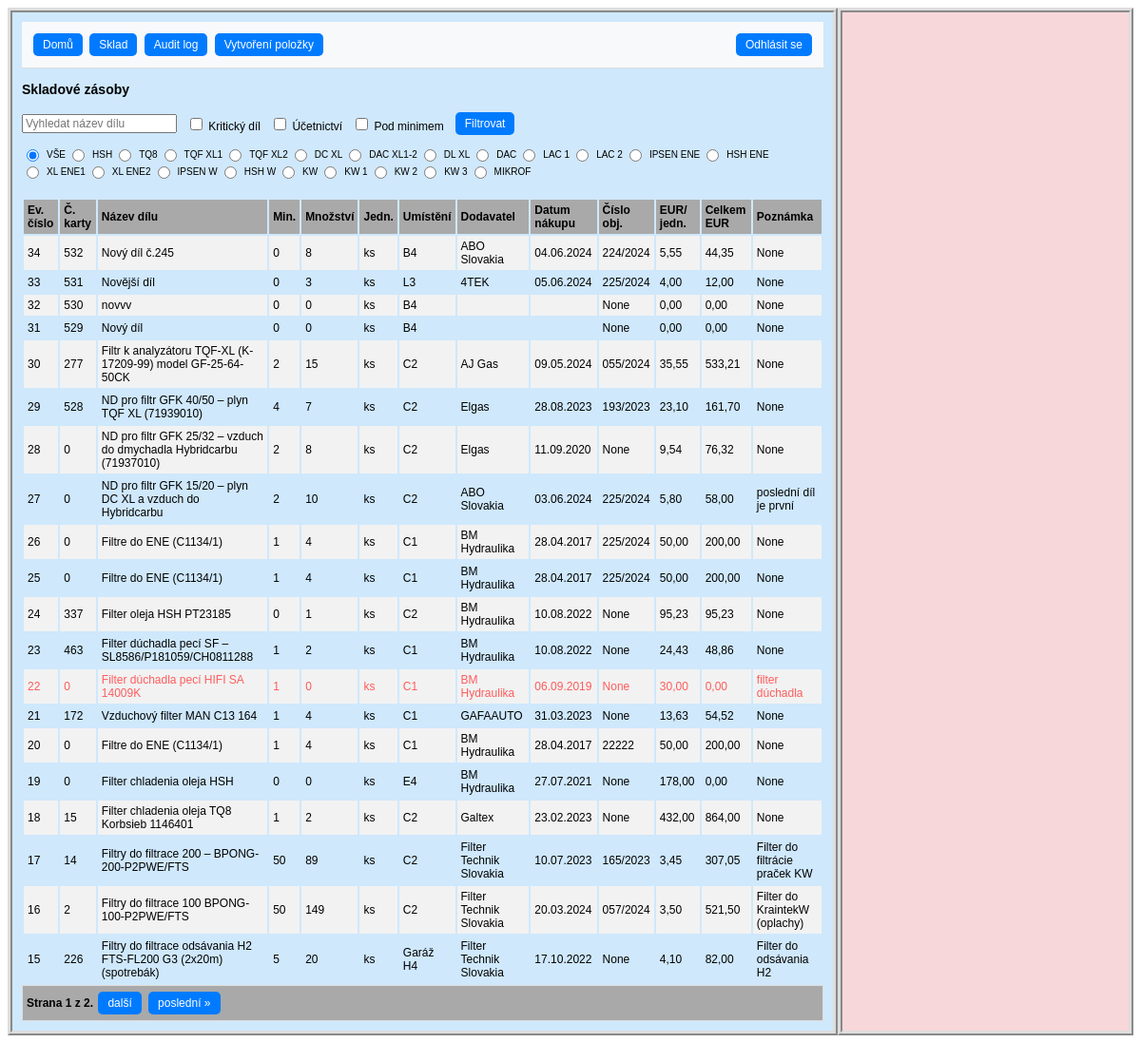
The app's page /sklad/ (signed in) with its own data.
### hpm_sklad/models.py (models this page shows, shortened)
class Sklad(models.Model):
    class Meta:
        ordering = ["-evidencni_cislo"]
        verbose_name_plural = "Skladové položky"
    JEDNOTKY_CHOICES = [
        ('ks', 'kus'),
        ('kg', 'kilogram'),
        ('par', 'pár'),
        ('l', 'litr'),
        ('m', 'metr'),
        ('baleni', 'balení'),
    ]
    evidencni_cislo = models.AutoField(primary_key=True, verbose_name="Evidenční číslo")
    interne_cislo = models.IntegerField(null=True, verbose_name="Číslo karty")
    objednano = models.CharField(max_length=100, null=True, blank=True, verbose_name="Objednáno?")
    nazev_dilu = models.CharField(max_length=100, verbose_name="Název dílu")
    min_mnozstvi_ks = models.PositiveIntegerField(default=0, verbose_name="Minimum")
    mnozstvi = models.PositiveIntegerField(default=0, verbose_name="Množství")
    jednotky = models.CharField(max_length=10, choices=JEDNOTKY_CHOICES, default='ks', verbose_name="Jednotky")
    umisteni = models.CharField(max_length=25, verbose_name="Umístění")
    dodavatel = models.CharField(max_length=70, null=True, blank=True, verbose_name="Dodavatel")
    datum_nakupu = models.DateField(null=True, blank=True, verbose_name="Datum nákupu")
    cislo_objednavky = models.CharField(max_length=20, null=True, blank=True, verbose_name="Číslo objednávky")
    jednotkova_cena_eur = models.FloatField(default=0.0, validators=[MinValueValidator(0.0)], verbose_name="EUR/jednotka")
    celkova_cena_eur = models.FloatField(default=0.0, validators=[MinValueValidator(0.0)], verbose_name="Celkem EUR")
    poznamka = models.CharField(null=True, blank=True, max_length=200, verbose_name="Poznámka")
    ucetnictvi = models.BooleanField(default=True, verbose_name="Účetnictví")
    kriticky_dil = models.BooleanField(default=False, verbose_name="Kritický díl")
    hsh = models.BooleanField(default=False, verbose_name="HSH")
    tq8 = models.BooleanField(default=False, verbose_name="TQ8")
    tqf_xl1 = models.BooleanField(default=False, verbose_name="TQF XL1")
    tqf_xl2 = models.BooleanField(default=False, verbose_name="TQF XL2")
    dc_xl = models.BooleanField(default=False, verbose_name="DC XL")
    dac_xl1_2 = models.BooleanField(default=False, verbose_name="DAC XL1-2")
    dl_xl = models.BooleanField(default=False, verbose_name="DL XL")
    dac = models.BooleanField(default=False, verbose_name="DAC")
    lac_1 = models.BooleanField(default=False, verbose_name="LAC 1")
    lac_2 = models.BooleanField(default=False, verbose_name="LAC 2")
    ipsen_ene = models.BooleanField(default=False, verbose_name="IPSEN ENE")
    hsh_ene = models.BooleanField(default=False, verbose_name="HSH ENE")
    xl_ene1 = models.BooleanField(default=False, verbose_name="XL ENE1")
    xl_ene2 = models.BooleanField(default=False, verbose_name="XL ENE2")
    ipsen_w = models.BooleanField(default=False, verbose_name="IPSEN W")
    hsh_w = models.BooleanField(default=False, verbose_name="HSH W")
    kw = models.BooleanField(default=False, verbose_name="KW")
    kw1 = models.BooleanField(default=False, verbose_name="KW 1")
    kw2 = models.BooleanField(default=False, verbose_name="KW 2")
    kw3 = models.BooleanField(default=False, verbose_name="KW 3")
    mikrof = models.BooleanField(default=False, verbose_name="MIKROF")
    history = HistoricalRecords()
    @property
    def pod_minimem(self):
        return self.mnozstvi < self.min_mnozstvi_ks

### hpm_sklad/views.py (the view)
# urls.py: path('sklad/', views.SkladListView.as_view(), name='sklad'),
class SkladListView(LoginRequiredMixin, ListView):
    model = Sklad
    template_name = 'hpm_sklad/sklad.html'
    paginate_by = 20
    def get_context_data(self, **kwargs):
        context = super().get_context_data(**kwargs)
        selected_ev_cislo = self.request.GET.get('selected', None)
        if selected_ev_cislo:
            context['selected_item'] = get_object_or_404(Sklad, evidencni_cislo=selected_ev_cislo)
        else:
            context['selected_item'] = None
        return context
    def get_queryset(self):
        queryset = Sklad.objects.all()
        query = self.request.GET.get('q')
        if query:
            queryset = queryset.filter(nazev_dilu__icontains=query)
        filters = {
            'kriticky_dil': self.request.GET.get('kriticky_dil'),
            'ucetnictvi': self.request.GET.get('ucetnictvi'),
        }
        for field, value in filters.items():
            if value == 'on':
                queryset = queryset.filter(**{field: True})
        radio_filter = self.request.GET.get('radio_filter')
        if radio_filter:
            queryset = queryset.filter(**{radio_filter: True})
        pod_minimem = self.request.GET.get('pod_minimem')
        if pod_minimem == 'on':
            queryset = [obj for obj in queryset if obj.pod_minimem]
        return queryset

### hpm_sklad/templates/hpm_sklad/sklad.html (shortened to what this page needs)
{% extends "hpm_sklad/base_left_right_column.html" %}
{% load static %}
{% block navbar %}
<nav class="navbar">
    <div class="navbar-left">
        {% include "hpm_sklad/navbar.html" %}
        {% if perms.hpm_sklad.add_sklad %}
            <a class="button nav-item" href="javascript:void(0);" onclick="loadForm('{% url 'create_sklad' %}')">Vytvoření položky</a>
        {% endif %}
    </div>
    <div class="navbar-right">
        {% include "hpm_sklad/login.html" %}
    </div>
</nav>
{% endblock %}
{% block left_content %}
<h3 class="text-center">Skladové zásoby</h3>
    <form method="GET" action="" class="search-form">
        <div class="search-group">
            <input class="search" type="text" name="q" placeholder="Vyhledat název dílu" value="{{ request.GET.q }}">
            <label>
                <input type="checkbox" name="kriticky_dil" {% if request.GET.kriticky_dil == 'on' %}checked{% endif %}> Kritický díl
            </label>
            <label>
                <input type="checkbox" name="ucetnictvi" {% if request.GET.ucetnictvi == 'on' %}checked{% endif %}> Účetnictví
            </label>
            <label>
                <input type="checkbox" name="pod_minimem" {% if request.GET.pod_minimem == 'on' %}checked{% endif %}> Pod minimem
            </label>
            <button class="search nav-item" type="submit">Filtrovat</button>
        </div>
        <div class="radio-group">
            <label>
                <input type="radio" name="radio_filter" value="" {% if not request.GET.radio_filter or request.GET.radio_filter == '' %}checked{% endif %}> VŠE
            </label>
            <label>
                <input type="radio" name="radio_filter" value="hsh" {% if request.GET.radio_filter == 'hsh' %}checked{% endif %}> HSH
            </label>
            <label>
                <input type="radio" name="radio_filter" value="tq8" {% if request.GET.radio_filter == 'tq8' %}checked{% endif %}> TQ8
            </label>
            <label>
                <input type="radio" name="radio_filter" value="tqf_xl1" {% if request.GET.radio_filter == 'tqf_xl1' %}checked{% endif %}> TQF XL1
            </label>
            <label>
                <input type="radio" name="radio_filter" value="tqf_xl2" {% if request.GET.radio_filter == 'tqf_xl2' %}checked{% endif %}> TQF XL2
            </label>
            <label>
                <input type="radio" name="radio_filter" value="dc_xl" {% if request.GET.radio_filter == 'dc_xl' %}checked{% endif %}> DC XL
            </label>
            <label>
                <input type="radio" name="radio_filter" value="dac_xl1_2" {% if request.GET.radio_filter == 'dac_xl1_2' %}checked{% endif %}> DAC XL1-2
            </label>
            <label>
                <input type="radio" name="radio_filter" value="dl_xl" {% if request.GET.radio_filter == 'dl_xl' %}checked{% endif %}> DL XL
            </label>
            <label>
                <input type="radio" name="radio_filter" value="dac" {% if request.GET.radio_filter == 'dac' %}checked{% endif %}> DAC
            </label>
            <label>
                <input type="radio" name="radio_filter" value="lac_1" {% if request.GET.radio_filter == 'lac_1' %}checked{% endif %}> LAC 1
            </label>
            <label>
                <input type="radio" name="radio_filter" value="lac_2" {% if request.GET.radio_filter == 'lac_2' %}checked{% endif %}> LAC 2
            </label>
            <label>
                <input type="radio" name="radio_filter" value="ipsen_ene" {% if request.GET.radio_filter == 'ipsen_ene' %}checked{% endif %}> IPSEN ENE
            </label>
            <label>
                <input type="radio" name="radio_filter" value="hsh_ene" {% if request.GET.radio_filter == 'hsh_ene' %}checked{% endif %}> HSH ENE
            </label>
            <label>
                <input type="radio" name="radio_filter" value="xl_ene1" {% if request.GET.radio_filter == 'xl_ene1' %}checked{% endif %}> XL ENE1
            </label>
            <label>
                <input type="radio" name="radio_filter" value="xl_ene2" {% if request.GET.radio_filter == 'xl_ene2' %}checked{% endif %}> XL ENE2
            </label>
            <label>
                <input type="radio" name="radio_filter" value="ipsen_w" {% if request.GET.radio_filter == 'ipsen_w' %}checked{% endif %}> IPSEN W
            </label>
            <label>
                <input type="radio" name="radio_filter" value="hsh_w" {% if request.GET.radio_filter == 'hsh_w' %}checked{% endif %}> HSH W
            </label>
            <label>
                <input type="radio" name="radio_filter" value="kw" {% if request.GET.radio_filter == 'kw' %}checked{% endif %}> KW
            </label>
            <label>
                <input type="radio" name="radio_filter" value="kw1" {% if request.GET.radio_filter == 'kw1' %}checked{% endif %}> KW 1
            </label>
            <label>
                <input type="radio" name="radio_filter" value="kw2" {% if request.GET.radio_filter == 'kw2' %}checked{% endif %}> KW 2
            </label>
            <label>
                <input type="radio" name="radio_filter" value="kw3" {% if request.GET.radio_filter == 'kw3' %}checked{% endif %}> KW 3
            </label>
            <label>
                <input type="radio" name="radio_filter" value="mikrof" {% if request.GET.radio_filter == 'mikrof' %}checked{% endif %}> MIKROF
            </label>
        </div>
    </form>
    <div class="container-sklad">
        <table class="table table-bordered">
            <thead class="thead-light">
                <tr>
                    <th>Ev. číslo</th>
                    <th>Č. karty</th>
                    <th>Název dílu</th>
                    <th>Min.</th>
                    <th>Množství</th>
                    <th>Jedn.</th>
                    <th>Umístění</th>
                    <th>Dodavatel</th>
                    <th>Datum nákupu</th>
                    <th>Číslo obj.</th>
                    <th>EUR/ jedn.</th>
                    <th>Celkem EUR</th>
                    <th>Poznámka</th>
                </tr>
            </thead>
            <tbody class="show-pointer">
                {% for sklad in object_list %}
          	    <tr data-evidencni-cislo="{{ sklad.evidencni_cislo }}" data-detail-url="{% url 'detail_sklad' sklad.evidencni_cislo %}" onclick="loadDetail('{% url 'detail_sklad' sklad.evidencni_cislo %}', '{{ sklad.evidencni_cislo }}')"
          	    {% if sklad.evidencni_cislo == selected_sklad.evidencni_cislo %} class="selected-row"{% endif %} {% if sklad.pod_minimem %} class="pod-minimem-row"{% endif %}>
          	        <td>{{ sklad.evidencni_cislo }}</td>
                	<td>{{ sklad.interne_cislo }}</td>
                	<td>{{ sklad.nazev_dilu }}</td>
                	<td>{{ sklad.min_mnozstvi_ks }}</td>
             		<td>{{ sklad.mnozstvi }}</td>
	              	<td>{{ sklad.jednotky }}</td>
       		        <td>{{ sklad.umisteni }}</td>
       		        <td>{{ sklad.dodavatel }}</td>
                  	<td>{{ sklad.datum_nakupu|date:"d.m.Y" }}</td>
                  	<td>{{ sklad.cislo_objednavky }}</td>
                  	<td>{{ sklad.jednotkova_cena_eur|floatformat:2 }}</td>
                	<td>{{ sklad.celkova_cena_eur|floatformat:2 }}</td>
                  	<td>{{ sklad.poznamka|truncatechars:35 }}</td>
                    </tr>
                {% endfor %}
            </tbody>
        </table>
    </div>
    {% include "hpm_sklad/pagination.html" %}
{% endblock %}

### hpm_sklad/static/css/style.css (style rules this page uses)
body { font-size: 12px; font-family: arial; }
th, td { padding: 4px; text-align: left; }
tbody tr:nth-child(odd) { background-color: #ffffff; }
tbody tr:nth-child(odd) { background-color: #f2f2f2; }
thead th { background-color: #A9A9A9; }
.show-pointer { cursor: pointer; }
.search { font-size: 12px; font-family: arial; }
.nav-item, .button-link { display: inline-block; padding: 5px 10px; margin: 2px; background-color: #007BFF; color: white; text-align: center; text-decoration: none; border-radius: 5px; border: none; transition: background-color 0.3s, color 0.3s; }
.pod-minimem-row { color: #FF5C5C; }
.navbar { display: flex; justify-content: space-between; align-items: center; padding: 10px; gap: 10px; margin-bottom: 5px; background-color: #f8f9fa; border-bottom: 1px solid #ddd; }
.navbar-left { flex-grow: 1; }
.navbar-right { flex-grow: 0; margin-left: auto; }
.search-form { margin-bottom: 20px; }
.search-group { display: flex; align-items: center; gap: 10px; }
.radio-group { display: flex; flex-wrap: wrap; gap: 2px; margin-top: 10px; }
.radio-group label { display: flex; align-items: center; gap: 5px; font-size: 10px; }

### records on screen
Sklad: evidencni_cislo "34", interne_cislo "532", nazev_dilu "Nový díl č.245", min_mnozstvi_ks "0", mnozstvi "8", jednotky "ks", umisteni "B4", dodavatel "ABO Slovakia", datum_nakupu "04.06.2024", cislo_objednavky "224/2024", jednotkova_cena_eur "5,55", celkova_cena_eur "44,35", poznamka "None"
Sklad: evidencni_cislo "33", interne_cislo "531", nazev_dilu "Novější díl", min_mnozstvi_ks "0", mnozstvi "3", jednotky "ks", umisteni "L3", dodavatel "4TEK", datum_nakupu "05.06.2024", cislo_objednavky "225/2024", jednotkova_cena_eur "4,00", celkova_cena_eur "12,00", poznamka "None"
Sklad: evidencni_cislo "32", interne_cislo "530", nazev_dilu "novvv", min_mnozstvi_ks "0", mnozstvi "0", jednotky "ks", umisteni "B4", cislo_objednavky "None", jednotkova_cena_eur "0,00", celkova_cena_eur "0,00", poznamka "None"
Sklad: evidencni_cislo "31", interne_cislo "529", nazev_dilu "Nový díl", min_mnozstvi_ks "0", mnozstvi "0", jednotky "ks", umisteni "B4", cislo_objednavky "None", jednotkova_cena_eur "0,00", celkova_cena_eur "0,00", poznamka "None"
Sklad: evidencni_cislo "30", interne_cislo "277", nazev_dilu "Filtr k analyzátoru TQF-XL (K-17209-99) model GF-25-64-50CK", min_mnozstvi_ks "2", mnozstvi "15", jednotky "ks", umisteni "C2", dodavatel "AJ Gas", datum_nakupu "09.05.2024", cislo_objednavky "055/2024", jednotkova_cena_eur "35,55", celkova_cena_eur "533,21", poznamka "None"
Sklad: evidencni_cislo "29", interne_cislo "528", nazev_dilu "ND pro filtr GFK 40/50 – plyn TQF XL (71939010)", min_mnozstvi_ks "4", mnozstvi "7", jednotky "ks", umisteni "C2", dodavatel "Elgas", datum_nakupu "28.08.2023", cislo_objednavky "193/2023", jednotkova_cena_eur "23,10", celkova_cena_eur "161,70", poznamka "None"
Sklad: evidencni_cislo "28", interne_cislo "0", nazev_dilu "ND pro filtr GFK 25/32 – vzduch do dmychadla Hybridcarbu (71937010)", min_mnozstvi_ks "2", mnozstvi "8", jednotky "ks", umisteni "C2", dodavatel "Elgas", datum_nakupu "11.09.2020", cislo_objednavky "None", jednotkova_cena_eur "9,54", celkova_cena_eur "76,32", poznamka "None"
Sklad: evidencni_cislo "27", interne_cislo "0", nazev_dilu "ND pro filtr GFK 15/20 – plyn DC XL a vzduch do Hybridcarbu", min_mnozstvi_ks "2", mnozstvi "10", jednotky "ks", umisteni "C2", dodavatel "ABO Slovakia", datum_nakupu "03.06.2024", cislo_objednavky "225/2024", jednotkova_cena_eur "5,80", celkova_cena_eur "58,00", poznamka "poslední díl je první"
Sklad: evidencni_cislo "26", interne_cislo "0", nazev_dilu "Filtre do ENE (C1134/1)", min_mnozstvi_ks "1", mnozstvi "4", jednotky "ks", umisteni "C1", dodavatel "BM Hydraulika", datum_nakupu "28.04.2017", cislo_objednavky "225/2024", jednotkova_cena_eur "50,00", celkova_cena_eur "200,00", poznamka "None"
Sklad: evidencni_cislo "25", interne_cislo "0", nazev_dilu "Filtre do ENE (C1134/1)", min_mnozstvi_ks "1", mnozstvi "4", jednotky "ks", umisteni "C1", dodavatel "BM Hydraulika", datum_nakupu "28.04.2017", cislo_objednavky "225/2024", jednotkova_cena_eur "50,00", celkova_cena_eur "200,00", poznamka "None"
Sklad: evidencni_cislo "24", interne_cislo "337", nazev_dilu "Filter oleja HSH PT23185", min_mnozstvi_ks "0", mnozstvi "1", jednotky "ks", umisteni "C2", dodavatel "BM Hydraulika", datum_nakupu "10.08.2022", cislo_objednavky "None", jednotkova_cena_eur "95,23", celkova_cena_eur "95,23", poznamka "None"
Sklad: evidencni_cislo "23", interne_cislo "463", nazev_dilu "Filter dúchadla pecí SF – SL8586/P181059/CH0811288", min_mnozstvi_ks "1", mnozstvi "2", jednotky "ks", umisteni "C1", dodavatel "BM Hydraulika", datum_nakupu "10.08.2022", cislo_objednavky "None", jednotkova_cena_eur "24,43", celkova_cena_eur "48,86", poznamka "None"
Sklad: evidencni_cislo "22", interne_cislo "0", nazev_dilu "Filter dúchadla pecí HIFI SA 14009K", min_mnozstvi_ks "1", mnozstvi "0", jednotky "ks", umisteni "C1", dodavatel "BM Hydraulika", datum_nakupu "06.09.2019", cislo_objednavky "None", jednotkova_cena_eur "30,00", celkova_cena_eur "0,00", poznamka "filter dúchadla"
Sklad: evidencni_cislo "21", interne_cislo "172", nazev_dilu "Vzduchový filter MAN C13 164", min_mnozstvi_ks "1", mnozstvi "4", jednotky "ks", umisteni "C1", dodavatel "GAFAAUTO", datum_nakupu "31.03.2023", cislo_objednavky "None", jednotkova_cena_eur "13,63", celkova_cena_eur "54,52", poznamka "None"
Sklad: evidencni_cislo "20", interne_cislo "0", nazev_dilu "Filtre do ENE (C1134/1)", min_mnozstvi_ks "1", mnozstvi "4", jednotky "ks", umisteni "C1", dodavatel "BM Hydraulika", datum_nakupu "28.04.2017", cislo_objednavky "22222", jednotkova_cena_eur "50,00", celkova_cena_eur "200,00", poznamka "None"
Sklad: evidencni_cislo "19", interne_cislo "0", nazev_dilu "Filter chladenia oleja HSH", min_mnozstvi_ks "0", mnozstvi "0", jednotky "ks", umisteni "E4", dodavatel "BM Hydraulika", datum_nakupu "27.07.2021", cislo_objednavky "None", jednotkova_cena_eur "178,00", celkova_cena_eur "0,00", poznamka "None"
Sklad: evidencni_cislo "18", interne_cislo "15", nazev_dilu "Filter chladenia oleja TQ8 Korbsieb 1146401", min_mnozstvi_ks "1", mnozstvi "2", jednotky "ks", umisteni "C2", dodavatel "Galtex", datum_nakupu "23.02.2023", cislo_objednavky "None", jednotkova_cena_eur "432,00", celkova_cena_eur "864,00", poznamka "None"
Sklad: evidencni_cislo "17", interne_cislo "14", nazev_dilu "Filtry do filtrace 200 – BPONG-200-P2PWE/FTS", min_mnozstvi_ks "50", mnozstvi "89", jednotky "ks", umisteni "C2", dodavatel "Filter Technik Slovakia", datum_nakupu "10.07.2023", cislo_objednavky "165/2023", jednotkova_cena_eur "3,45", celkova_cena_eur "307,05", poznamka "Filter do filtrácie praček KW"
Sklad: evidencni_cislo "16", interne_cislo "2", nazev_dilu "Filtry do filtrace 100 BPONG-100-P2PWE/FTS", min_mnozstvi_ks "50", mnozstvi "149", jednotky "ks", umisteni "C2", dodavatel "Filter Technik Slovakia", datum_nakupu "20.03.2024", cislo_objednavky "057/2024", jednotkova_cena_eur "3,50", celkova_cena_eur "521,50", poznamka "Filter do KraintekW (oplachy)"
Sklad: evidencni_cislo "15", interne_cislo "226", nazev_dilu "Filtry do filtrace odsávania H2 FTS-FL200 G3 (2x20m) (spotrebák)", min_mnozstvi_ks "5", mnozstvi "20", jednotky "ks", umisteni "Garáž H4", dodavatel "Filter Technik Slovakia", datum_nakupu "17.10.2022", cislo_objednavky "None", jednotkova_cena_eur "4,10", celkova_cena_eur "82,00", poznamka "Filter do odsávania H2"

### other values on screen
{{ page_obj.number }} "1"
{{ page_obj.paginator.num_pages }} "2"
